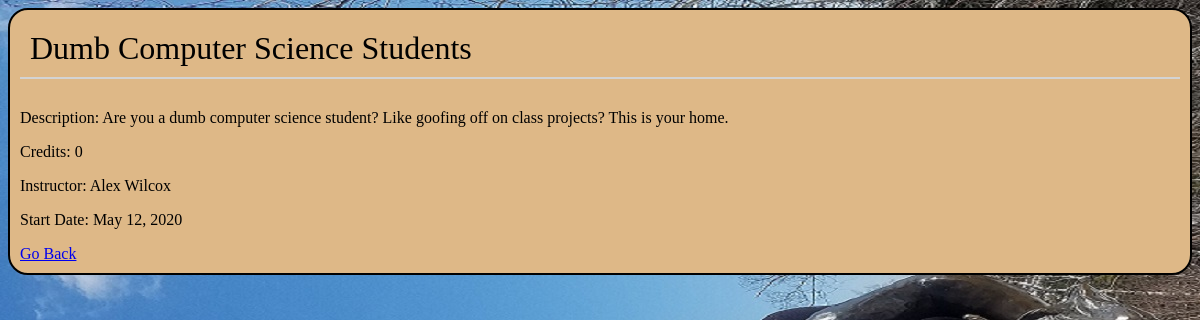
The app's page /course_detail/7 with its own data.
### app/models.py (models this page shows, shortened)
class Course(models.Model):
    course_title = models.CharField(max_length=60)
    course_description = models.CharField(max_length= 128)
    credits = models.PositiveSmallIntegerField()
    instructor = models.CharField(max_length=64)
    start_date = models.DateField()

### app/views.py (the view)
# urls.py: path('course_detail/<int:pk>', views.course_detail, name="course_detail")
def course_detail(request, pk):
    course = Course.objects.get(pk = pk)
    cdict = {'course': [course]}
    return render(request, 'app/course.html', context=cdict)

### Templates/app/course.html (shortened to what this page needs)
<!DOCTYPE html>
{% load static %}
<html lang="en">
<head>
    <link rel="stylesheet" href='{% static "css/cssindex.css" %}'>
</head>
<body>
    {%for c in course %}
    <div class="container">
        <div class="card-title">{{c.course_title}}</div>
        <table>
            <p>Description: {{c.course_description}}</p>
            <p>Credits: {{c.credits}}</p>
            <p>Instructor: {{c.instructor}}</p>
            <p>Start Date: {{c.start_date}}</p>
    </div>
    <a class="btn btn-primary" href="{% url 'index'%}">Go Back</a>
    {%endfor%}
</body>
</html>

### app/static/css/cssindex.css (style rules this page uses)
body { background-image: url('../images/FeelCopped.jpg') }
.container { border-width: 2px; border-color: black; border-style: solid; padding: 10px; background-color: burlywood; border-radius: 20px; }
.card-title { font-size: xx-large; border-bottom-width: 2px; border-bottom-color: lightgray; border-bottom-style: solid; margin-bottom: 30px; padding: 10px; }

### records on screen
Course: course_title "Dumb Computer Science Students", course_description "Are you a dumb computer science student? Like goofing off on class projects? This is your home.", credits "0", instructor "Alex Wilcox", start_date "May 12, 2020"
